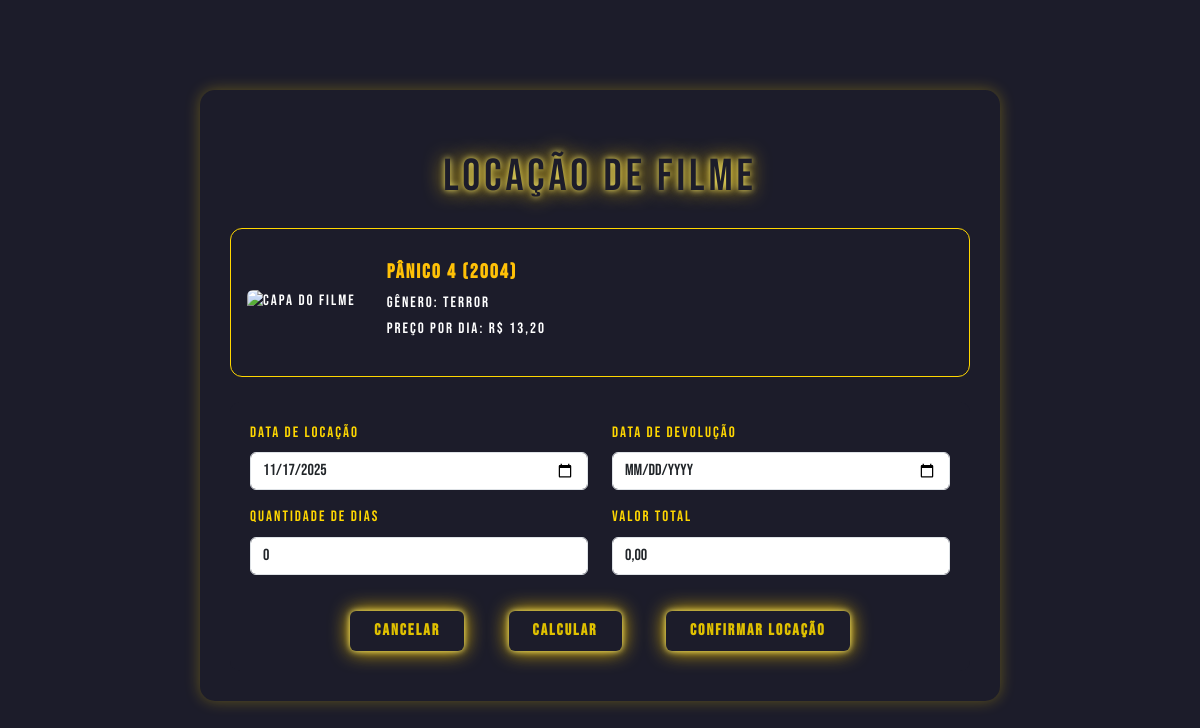
The page /telas/alugarFilme.php?id=23 on the database its author committed.
### tables this page shows
CREATE TABLE `filmes` (
  `id` int(11) NOT NULL,
  `nome` varchar(50) NOT NULL,
  `categoria` varchar(50) NOT NULL,
  `ano` int(11) NOT NULL,
  `valor` decimal(6,2) NOT NULL,
  `imagem` varchar(200) NOT NULL
);

### bancoDados/bancoDados.php (called while the page is built, shortened)
<?php
function getDbConnection()
{
    $dsn = 'mysql:host=' . DB_HOST . ';dbname=' . DB_NAME . ';charset=utf8mb4';
    $options = [
        PDO::ATTR_ERRMODE => PDO::ERRMODE_EXCEPTION,
        PDO::ATTR_DEFAULT_FETCH_MODE => PDO::FETCH_ASSOC,
        PDO::ATTR_EMULATE_PREPARES => false,
    ];
    try {
        return new PDO($dsn, DB_USER, DB_PASS, $options);
    } catch (\PDOException $e) {
        throw new \PDOException($e->getMessage(), (int) $e->getCode());
    }
}

### DAO/filmeDAO.php (called while the page is built, shortened)
<?php
class filmeDAO
{
    private $conn;
    private $table_name = "filmes";
    public function __construct($db)
    {
        $this->conn = $db;
    }
    public function getFilmePorId($id)
    {
        $query = "SELECT * FROM " . $this->table_name . " WHERE id = :id LIMIT 0,1";
        $stmt = $this->conn->prepare($query);
        $stmt->bindParam(':id', $id);
        $stmt->execute();
        return $stmt->fetch(PDO::FETCH_ASSOC);
    }
}
?>

### telas/alugarFilme.php (the view, shortened to what this page needs)
<?php
$dataLocacao = $_POST['data_locacao'] ?? date('Y-m-d');
$dataDevolucao = $_POST['data_devolucao'] ?? '';
$qtdDias = 0;
$valorTotal = 0.0;
$filmeId = $_GET['id'];
require_once '../bancoDados/bancoDados.php';
require_once '../DAO/filmeDAO.php';
$filmeDAO = new filmeDAO(getDbConnection());
$filmeSelecionado = $filmeDAO->getFilmePorId($filmeId);
$tituloFilme = $filmeSelecionado['nome'];
$anoFilme = $filmeSelecionado['ano'];
$generoFilme = $filmeSelecionado['categoria'];
$precoDia = $filmeSelecionado['valor'];
$imagem = $filmeSelecionado['imagem'];
?>
<!DOCTYPE html>
<html lang="pt-BR">
<head>
    <link href="https://cdn.jsdelivr.net/npm/bootstrap@5.3.2/dist/css/bootstrap.min.css" rel="stylesheet">
    <link rel="stylesheet" href="../css/alugarFilme.css" />
</head>
<body>
    <div class="header-placeholder"></div>
    <div class="container container-locacao">
        <h3 class="text-center mb-4">Locação de Filme</h3>
        <div class="filme-card d-flex flex-column flex-md-row align-items-center p-3">
            <div class="filme-img me-md-3 mb-3 mb-md-0">
                <img src="<?= htmlspecialchars($imagem !== '0' ? $imagem : 'imagem/padrao.webp') ?>" alt="Capa do filme"
                    class="img-fluid rounded" style="max-height: 300px; width: auto;">
            </div>
            <div class="filme-info text-center text-md-start">
                <h5 class="fw-bold text-warning"><?= htmlspecialchars($tituloFilme) ?>
                    (<?= htmlspecialchars($anoFilme) ?>)</h5>
                <p class="mb-1">Gênero: <?= htmlspecialchars($generoFilme) ?></p>
                <p class="mb-1">Preço por dia: R$ <?= number_format($precoDia, 2, ',', '.') ?></p>
            </div>
        </div>
        <form method="POST" action="">
            <div class="form-section">
                <div class="row mb-3">
                    <div class="col-md-6">
                        <label for="data_locacao" class="form-label">Data de Locação</label>
                        <input type="date" id="data_locacao" name="data_locacao" class="form-control"
                            value="<?= htmlspecialchars($dataLocacao) ?>">
                    </div>
                    <div class="col-md-6">
                        <label for="data_devolucao" class="form-label">Data de Devolução</label>
                        <input type="date" id="data_devolucao" name="data_devolucao" class="form-control"
                            value="<?= htmlspecialchars($dataDevolucao) ?>">
                    </div>
                </div>
                <div class="row mb-3">
                    <div class="col-md-6">
                        <label class="form-label">Quantidade de Dias</label>
                        <input type="text" class="form-control" value="<?= $qtdDias ?>" readonly>
                    </div>
                    <div class="col-md-6">
                        <label class="form-label">Valor Total</label>
                        <input type="text" class="form-control" id="valor_total" name="valor_total"
                            value="<?= number_format($valorTotal, 2, ',', '.') ?>" readonly>
                    </div>
                </div>
                <div class="text-center mt-3">
                    <button type="submit" name="click" value="cancelar"
                        class="btn btn-alugar px-4 py-2">Cancelar</button>
                    <button type="submit" name="click" value="calcular"
                        class="btn btn-alugar px-4 py-2">Calcular</button>
                    <button type="submit" name="click" value="confirmar" class="btn btn-alugar px-4 py-2">Confirmar
                        Locação</button>
                </div>
            </div>
        </form>
    </div>
</body>
</html>

### css/alugarFilme.css (style rules this page uses)
h3 { text-align: center; font-family: "fonte6"; letter-spacing: 4px; font-size: 2.8rem; color: #1c1c2a; text-shadow: 0 0 6px #faec6d, 0 0 20px #ffcc00; padding-top: 30px; }
body { background-color: #1c1c2a; color: #fff; min-height: 100vh; font-family: "fonte6"; letter-spacing: 2px; font-size: 15px; }
.header-placeholder { height: 50px; }
.container-locacao { background-color: #1c1c2a; border-radius: 15px; padding: 30px; max-width: 800px; margin: 40px auto; box-shadow: 0 0 15px rgba(255, 215, 0, 0.3); }
.filme-card { background-color: #1c1c2a; border: 1px solid #ffd700; border-radius: 12px; overflow: hidden; margin-bottom: 25px; }
.filme-card img { width: 100%; height: 350px; object-fit: cover; }
.filme-info { padding: 15px; }
.filme-info h5 { color: #ffd700; margin-bottom: 8px; }
.filme-info p { margin: 0; }
.form-section { background-color: #1c1c2a; padding: 20px; border-radius: 10px; }
.form-label { color: #ffd700; }
.btn-alugar { background-color: #1c1c2a; border: none; color: #e0c100; font-weight: bold; transition: all 0.3s; box-shadow: 0 0 6px #faec6d, 0 0 20px #ffcc00; margin-top: 20px; letter-spacing: 2px; margin-left: 20px; margin-right: 20px; }

### rows shown on the page
filmes: nome "Pânico 4", ano "2004", categoria "Terror", valor "13,20"
